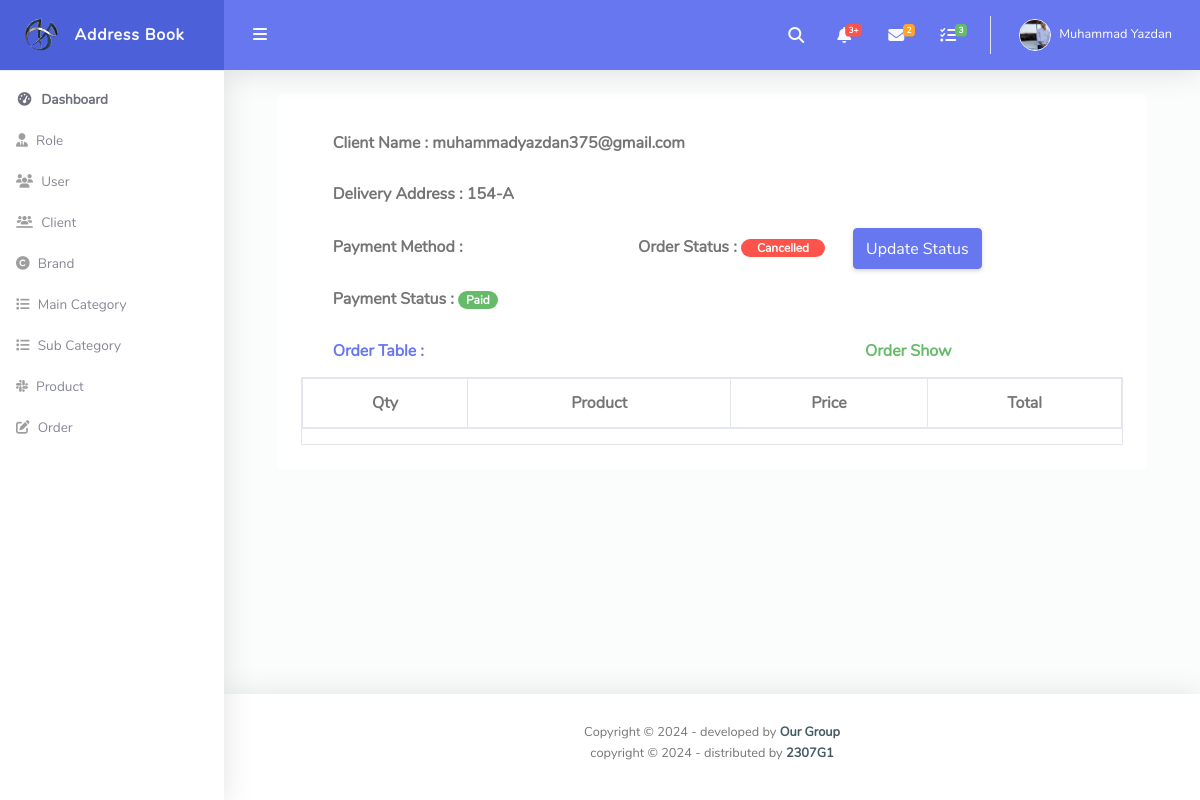
Before: /admin/view_order.php with the older database file.
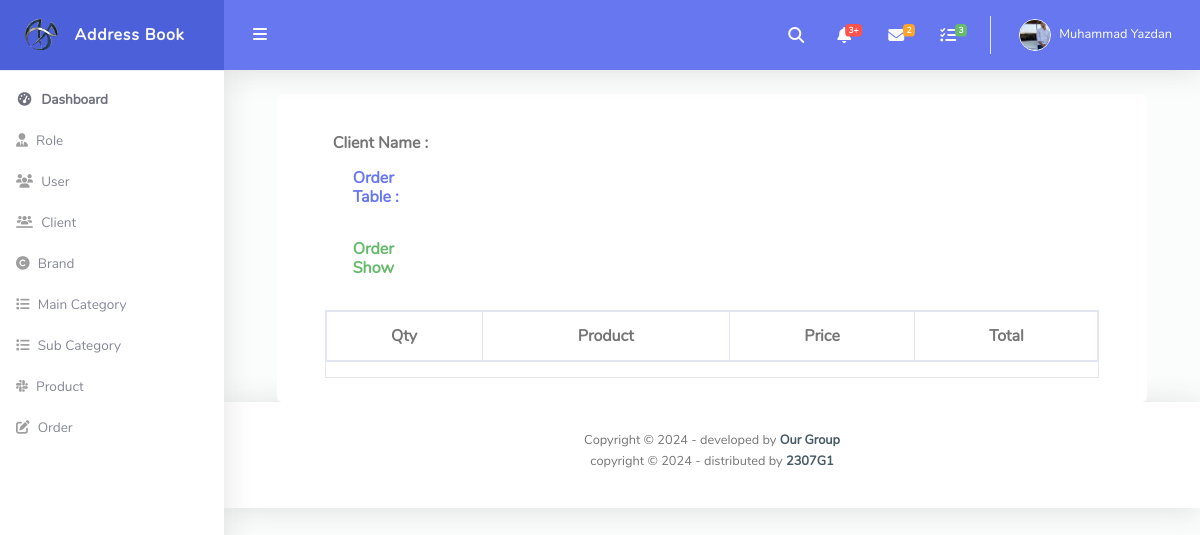
After: the same page with the newer database file.
### tables this page shows
CREATE TABLE `order` (
  `id` int(11) NOT NULL,
  `client_id_FK` int(255) NOT NULL,
  `delivery_address` text NOT NULL,
  `payment_method` varchar(255) NOT NULL,
  `order_type` int(11) NOT NULL COMMENT '	1= pickup,2= deliver',
  `amount` int(20) NOT NULL,
  `status` varchar(255) NOT NULL COMMENT '	0 = pending, 1= Packed, 2 = Out for Delivery, 3=Delivered, 4=cancelled',
  `paid` varchar(100) NOT NULL,
  `date_create` datetime NOT NULL DEFAULT current_timestamp(),
  `date_update` date NOT NULL
);

CREATE TABLE `client` (
  `id` int(11) NOT NULL,
  `role_id_FK` int(11) NOT NULL,
  `name` varchar(255) NOT NULL,
  `email` varchar(255) NOT NULL,
  `password` varchar(20) NOT NULL,
  `address` varchar(255) NOT NULL,
  `contact` varchar(20) NOT NULL,
  `dob` date NOT NULL
);

### admin/view_order.php (the view, shortened to what the changed rows need)
<?php
include("./connection.php");
include("./header.php");
?>
<div id="content-wrapper" class="d-flex flex-column">
    <div id="content">
        <div class="col-lg-11 mx-auto">
            <div class="bg-light rounded h-100 p-4">
                <div class="container">
                    <div class="row">
                        <div class="col-lg-8 card-header py-3 d-flex flex-row align-items-center justify-content-between">
                            <h6 class="m-0 font-weight-bold text-Dark">Client Name :
                                <?php
                                $sql = "select `order` .* ,  `client`.`name` from `order` inner join `client` on `client`.`id` = `order`.`client_id_FK`";
                                $result = mysqli_query($con, $sql);
                                while ($rows = mysqli_fetch_assoc($result)) {
                                ?>
                                    <?php echo $rows['name'] ?></h6>
                        </div><br>
                        <div class="col-lg-8 card-header py-3 d-flex flex-row align-items-center justify-content-between">
                            <h6 class="m-0 font-weight-bold text-Dark">Delivery Address :
                                <?php echo $rows['delivery_address'] ?></h6>
                        </div><br>
                        <div class="col-lg-8 card-header py-3 d-flex flex-row align-items-center justify-content-between">
                            <h6 class="m-0 font-weight-bold text-Dark">Payment Method :
                                </h6>
                            <h6 class="m-0 font-weight-bold text-Dark">Order Status :
                                <?php if ($rows['status'] == 0) : ?>
                                    <span class="badge badge-light border px-3 rounded-pill">Pending</span>
                                <?php elseif ($rows['status'] == 1) : ?>
                                    <span class="badge badge-primary px-3 rounded-pill">Packed</span>
                                <?php elseif ($rows['status'] == 2) : ?>
                                    <span class="badge badge-warning px-3 rounded-pill">Out for Delivery</span>
                                <?php elseif ($rows['status'] == 3) : ?>
                                    <span class="badge badge-success px-3 rounded-pill">Delivered</span>
                                <?php else : ?>
                                    <span class="badge badge-danger px-3 rounded-pill">Cancelled</span>
                                <?php endif; ?>
                            </h6>
                        </div><br>
                        <div><a href="./update_status.php"><button type="submit" name="submit" class="btn btn-primary h-75 m-2">Update Status</button></a></div>
                        <div class="col-lg-8 card-header py-3 d-flex flex-row align-items-center justify-content-between">
                            <h6 class="m-0 font-weight-bold text-Dark">Payment Status :
                                <?php
                                    if ($rows['paid'] == 0) : ?>
                                    <span class="badge badge-light border px-2 rounded-pill">No Paid</span>
                                <?php else : ?>
                                    <span class="badge badge-success px-2 rounded-pill">Paid</span>
                                <?php endif; ?>
                        </div><br>
                    <?php  } ?>
                    </div>
                </div>
                <div class="table-responsive table-bordered text-center text-dark e1">
                    <table class="table">
                        <thead>
                            <tr>
                                <th scope="col">Qty </th>
                                <th scope="col">Product</th>
                                <th scope="col">Price</th>
                                <th scope="col">Total</th>
                            </tr>
                        </thead>
                    </table>
                </div>
            </div>
        </div>
    </div>
    <?php
    include("./footer.php");
    ?>

Changed rows visible on the page:
removed order: client_id_FK.name "muhammadyazdan375@gmail.com", delivery_address "154-A", shows "Cancelled", paid "Paid"
